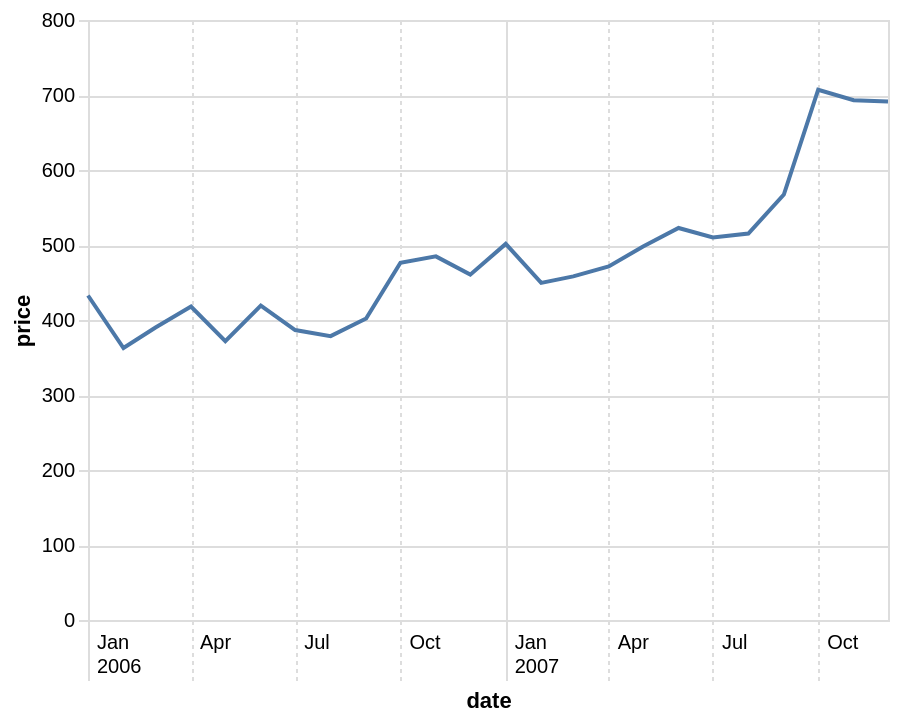

This figure's Vega-Lite source:
### Vega-Lite specification from a JSON file in a GitHub repository (floating-point values rounded to 4 significant figures; data arrays with more than 128 entries replaced by an {"elided": "..."} marker saying what was removed)
{"$schema": "https://vega.github.io/schema/vega-lite/v5.json", "config": {"axis": {"domainColor": "#ddd", "tickColor": "#ddd"}}, "data": {"values": {"elided": "560 records"}, "format": {"parse": {"date": "date"}}}, "description": "Line chart with conditional axis ticks, labels, and grid.", "encoding": {"x": {"axis": {"gridDash": {"condition": {"test": {"equal": 1, "field": "value", "timeUnit": "month"}, "value": []}, "value": [2, 2]}, "labelAlign": "left", "labelExpr": "[timeFormat(datum.value, '%b'), timeFormat(datum.value, '%m') == '01' ? timeFormat(datum.value, '%Y') : '']", "labelOffset": 4, "labelPadding": -24, "tickCount": 8, "tickDash": {"condition": {"test": {"equal": 1, "field": "value", "timeUnit": "month"}, "value": []}, "value": [2, 2]}, "tickSize": 30}, "field": "date", "type": "temporal"}, "y": {"field": "price", "type": "quantitative"}}, "mark": "line", "transform": [{"filter": "datum.symbol === 'GOOG'"}, {"filter": {"field": "date", "range": [2006, 2007], "timeUnit": "year"}}], "width": 400}
